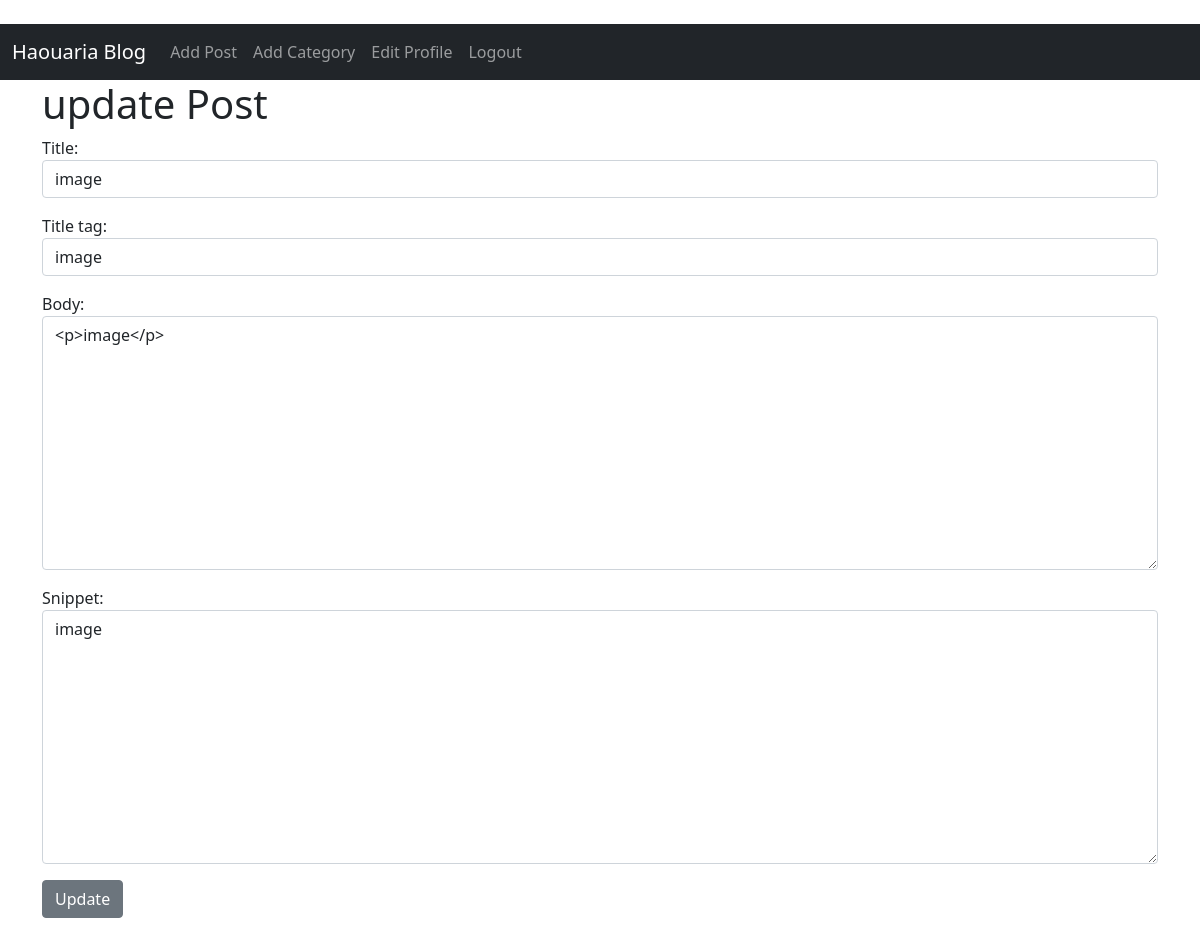
The page /article/edit/12 (signed in) on the database its author committed.
### theblog/models.py (models this page shows, shortened)
class Post (models.Model):
    title = models.CharField(max_length=255)
    title_tag = models.CharField(max_length=255)
    author = models.ForeignKey(User,on_delete=models.CASCADE)
    snippet = models.CharField(max_length=255)
    body = RichTextField(blank=True, null=True)
    post_date = models.DateField(auto_now_add=True)
    category = models.ForeignKey(Category,on_delete=models.CASCADE,null=True, blank=True)
    likes= models.ManyToManyField(User,related_name='blog_post')
    header_image= models.ImageField(null=True, blank=True, upload_to="images/")

### theblog/views.py (the view)
# urls.py: path('article/edit/<int:pk>',UpdatePostView.as_view(), name="update-post"),
class UpdatePostView(LoginRequiredMixin,UpdateView):
    model= Post
    form_class= UpdateForm
    template_name= 'update_post.html'

### theblog/forms.py
class UpdateForm(forms.ModelForm):
    class Meta:
        model = Post
        fields= ('title','title_tag','body','snippet')
        widgets= {
            'title': forms.TextInput(attrs={'class':'form-control'}),
            'title_tag': forms.TextInput(attrs={'class':'form-control'}),
            'body': forms.Textarea(attrs={'class':'form-control'}),
            'snippet': forms.Textarea(attrs={'class':'form-control'}),
            }

### theblog/templates/update_post.html (shortened to what this page needs)
{% extends 'base.html' %}
{% block content%}
{% if user.is_authenticated %}
{% if user.id ==  post.author.id %}
<h1> update Post</h1>
<div class="form-group">
    <form method="POST">
        {{form.as_p}}
        <button class="btn btn-secondary"> Update </button>
    </form>
</div>
{% else %}
<p> you are not allowed here</p>
{%endif%}
{%endif%}
{% endblock %}

### rows shown on the page
Post: title "image", title_tag "image", body "<p>image</p>", snippet "image"
